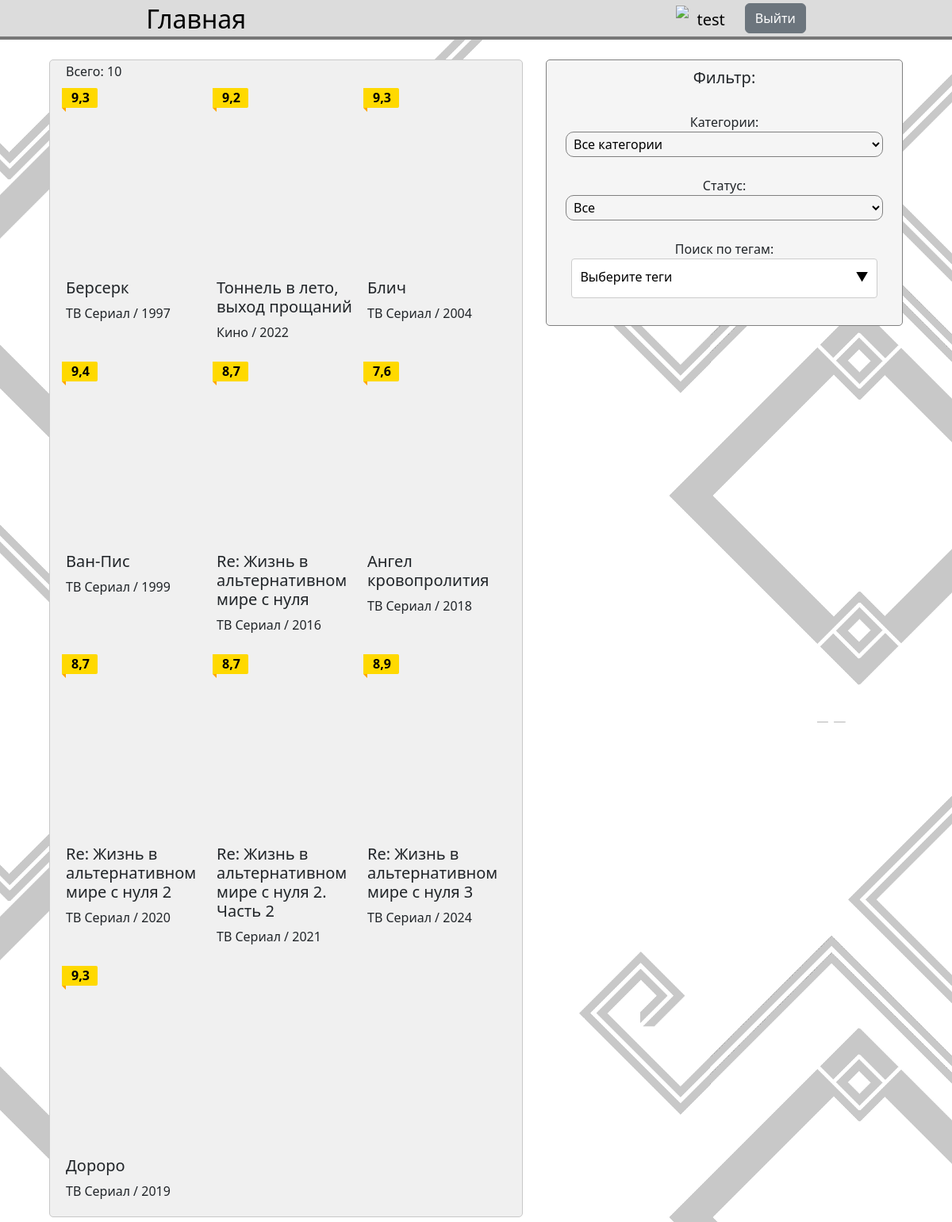
Page / (signed in) on the committed database.
### main/models.py (models this page shows)
class Product(models.Model):
    name = models.CharField('Название', max_length=100)
    eng_name = models.CharField('Английское название', max_length=100, null=True)
    description = models.TextField('Описание')
    season_info = models.TextField('Пересказ сезона:', null=True)
    category = models.ForeignKey(Category, on_delete=models.CASCADE, related_name='products')
    image = models.URLField('Изображение', blank=True, null=True)
    season = models.DateField('Когда вышел (сезон)')
    tags = models.ManyToManyField(Tags, related_name='products')
    rating = models.TextField('Рейтинг', max_length=3)
    age_rating = models.IntegerField('Возрастной рейтинг')
    product_manager = models.CharField('Студия выпуска', max_length=100, null=True)
    episods = models.TextField('Кол-во эпизодов', null=True)
    status = models.ForeignKey(Status, null=True, on_delete=models.SET_NULL, related_name='products')
    trailer = models.URLField('Трейлер', blank=True, null=True)
    links = models.ManyToManyField(Weblinks, related_name='links')
    main_characters = models.ManyToManyField('Characters', related_name='main_characters')
    characters = models.ManyToManyField('Characters', related_name='other_characters')
    def __str__(self):
        return self.name

class Category(models.Model):
    name = models.CharField('Название', max_length=100)
    def __str__(self):
        return self.name

### main/views.py (the view)
# urls.py: path('', views.main, name="main"),
def main(request):
    allProducts = Product.objects.all()
    Allstatus = []
    for element in allProducts:
        if element.status not in Allstatus:
            Allstatus.append(element.status)
    data = {
        'title' : 'Основная страница',
        'categories' : Category.objects.all().order_by('-name'),
        'products' : allProducts,
        'tags': Tags.objects.all().order_by('name'),
        'status': Allstatus,
    }
    return render(request, 'main/main.html', data)

### main/models.py (called while the page is built)
    def __str__(self):
        return self.name

### main/templates/main/main.html (shortened to what this page needs)
{% extends 'main/base.html' %}
{% block content %}
    <div class="container">
        <div class="filter">
            <form id="filter-form" method="GET" action="{% url 'filtered-items' %}" class="filter_form">
                <div class="filter_main">
                    <h5 for="category">Фильтр:</h5><br>
                    <label for="tags"> Категории:</label>
                    <select class="filter_category_filter" name="category" id="category">
                        <option value="" class="font16"> Все категории </option>
                    </select><br>
                    <label for="tags"> Статус:</label>
                    <select class="filter_category_filter" name="activeStatus" id="activeStatus">
                        <option value="" class="font16"> Все </option>
                    </select><br>
                    <label for="tags"> Поиск по тегам:</label>
                    <div class="custom-dropdown">
                        <button class="dropdown-toggle" type="button">
                            <span class="selected-tags">Выберите теги</span>
                            <span class="arrow">▼</span>
                        </button>
                    </div><br>
                </div>
            </form>
        </div>
        <div class="catalog">
            <div id="products_catalog" class="products_catalog">
                {% if products %}
                    <div class="nice_info">
                        <h class="nice_info_piece"> Всего: {{ products.count }} </h>
                    </div>
                    {% for element in products %}
                        <form action="
                                    {% if request.user.is_authenticated %}
                                        {% url 'card' product_name=element.name %}
                                    {% else %}
                                        /login/
                                    {% endif %}
                                    " method="POST">
                            <div class="prod_element" onclick="submitform(this)">
                                <div class="prod_element_pic_lock"><img src="{{ element.image }}" style="width: 100%"></div>
                                <h5 style="padding-top: 5px"> {{ element.name }} </h5>
                                <h8> {{ element.category }} / {{ element.season.year }}</h8>
                                <div class="prod_element_rating">
                                    <div class="prod_element_rating_block"> {{ element.rating }} </div>
                                    <div class="prod_element_rating_block_dop_main">
                                        <div class="prod_element_rating_block_dop"></div>
                                    </div>
                                </div>
                            </div>
                        </form>
                    {% endfor %}
                {% else %}
                    <p> Ничего не найдено </p>
                {% endif %}
            </div>
        </div>
    </div>
{% endblock %}

### main/templates/main/base.html (shortened to what this page needs)
{% load static %}
<!doctype html>
<html lang="en">
<head>
    <link href="https://cdnjs.cloudflare.com/ajax/libs/cropperjs/1.5.12/cropper.min.css" rel="stylesheet">
    <link rel="stylesheet" href="https://cdn.jsdelivr.net/npm/bootstrap@5.3.0/dist/css/bootstrap.min.css">
    <link rel="stylesheet" href="{% static './main/css.css' %}">
    <link rel="stylesheet" href="{% static './main/adaptive.css' %}">
</head>
<body id="products-list-container" class="body">
    <header class = "header">
        <a class="btn_logo" href="{% url 'main' %}"> Главная </a>
        {% if request.user.is_authenticated %}
            <div class="login_status_bar">
                <div style="display: flex;">
                    {% if request.user.profile.image != "avatars/null_avatar.png" %}
                        <img src={{ request.user.profile.image }} style="width: 35px; height: 35px; border-radius: 100px;">
                    {% else %}
                        <img src={{ request.user.profile.image.url }} style="width: 35px; height: 35px; border-radius: 100px;">
                    {% endif %}
                    <a href="{% url 'profile' %}" style="margin-bottom: 0; font-size: 20px; padding: 3px 10px 0 10px; color: black; text-decoration: none; text-align: center;"> {{ request.user.username }} </a>
                </div>
                <form action="{% url 'logout' %}" method="post" style="display:inline;">
                    <button type="submit" class="btn btn-secondary">Выйти</button>
                </form>
            </div>
        {% else %}
            <a class="login_button" href="{% url 'Login' %}">
                <img style="height: 50%" src="{% static "img/png-clipart-computer-icons-login-symbol-login-interface-miscellaneous-text.png" %}">
                <p style="margin-block-start: 0; margin-block-end: 0;"> Войти </p>
            </a>
        {% endif %}
    </header>
    {% block content %}
    {% endblock %}
</body>
</html>

### static/main/css.css (style rules this page uses)
html { overflow: auto; scrollbar-width: none; -ms-overflow-style: none; }
body { -ms-overflow-style: none; }
.font16 { font-size: 16px; font-weight: 400; }
body { background: url("../img/fon.png"); background-size: 100%; background-color: white; display: flex; flex-direction: column; align-items: center; width: 100%; }
.header { width: 100%; background-size: 0.5%; background-color: rgb(220, 220, 220); border-bottom: 4px solid rgb(120, 120, 120); height: 50px; display: flex; flex-direction: row; justify-content: space-around; align-items: center; }
.btn_logo { background: none; height: 100%; width: 200px; text-decoration: none; color: rgb(0, 0, 0); align-content: center; margin-right: 100px; font-size: 200%; }
.container { display: flex; flex-direction: row-reverse; column-gap: 20px; }
.catalog { margin: 25px 0; margin-right: auto; display: flex; flex-direction: column; justify-content: center; text-align: center; width: auto; border-radius: 5px; border: 1px solid rgb(200, 200, 200); background-color: rgb(240, 240, 240); }
.nice_info { position: absolute; background: none; margin-top: -28px; text-align: left; }
.nice_info_piece { border-radius: 5px; }
.filter { position: fixed; margin-top: 25px; display: flex; flex-direction: column; text-align: center; width: 450px; }
.filter_form { padding: 10px 10px ; background-color: whitesmoke; border: 1px solid grey; border-radius: 5px; }
.products_catalog { align-content: center; display: grid; grid-auto-flow: row; row-gap: 15px; column-gap: 15px; grid-template-columns: 175px 175px 175px 175px; padding: 30px 20px 20px 20px; row-gap: 20px; }
.prod_element { display: flex; flex-direction: column; text-align: left; background: none; width: 100%; height: 100%; cursor: pointer; }
.prod_element_rating { position: absolute; width: 45px; height: 25px; }
.prod_element_rating_block { margin-top: 5px; margin-left: -5px; width: 100%; height: 100%; background-color: rgb(255, 217, 0); color: black; padding-left: 12px; font-weight: 600; border-top-right-radius: 2px; border-bottom-right-radius: 2px; }
.prod_element_rating_block_dop { width: 10px; height: 10px; rotate: -45deg; margin-top: -7px; background-color: orange; }
.prod_element_rating_block_dop_main { width: 5px; height: 5px; margin-left: -5px; overflow: hidden; }
.prod_element_pic_lock { height: 240px; overflow: hidden; }
.filter_main { display: flex; flex-direction: column; align-items: center; }
.filter_category_filter { width: 400px; background: none; padding: 3px 5px; border: 1px solid grey; border-radius: 10px; }
.custom-dropdown { position: relative; width: 100%; padding: 0 5%; }
.dropdown-toggle { width: 100%; height: 50px; padding: 10px; background: #fff; border: 1px solid #ccc; border-radius: 4px; cursor: pointer; text-align: left; }
.dropdown-toggle::after { display: none; }
.arrow { float: right; }
.selected-tags { display: inline-block; max-width: 80%; white-space: nowrap; overflow: hidden; text-overflow: ellipsis; }
.login_status_bar { text-align: center; align-items: center; display: flex; column-gap: 15px; }

### static/main/adaptive.css (style rules this page uses)
@media screen and (max-width: 1400px) { .products_catalog { grid-template-columns: 175px 175px 175px; } }
@media screen and (max-width: 1400px) { .container { max-width: 1100px; } }

### rows in the picture
Product: name "Берсерк", category "ТВ Сериал", season.year "1997", rating "9,3"
Product: name "Тоннель в лето, выход прощаний", category "Кино", season.year "2022", rating "9,2"
Product: name "Блич", category "ТВ Сериал", season.year "2004", rating "9,3"
Product: name "Ван-Пис", category "ТВ Сериал", season.year "1999", rating "9,4"
Product: name "Re: Жизнь в альтернативном мире с нуля", category "ТВ Сериал", season.year "2016", rating "8,7"
Product: name "Ангел кровопролития", category "ТВ Сериал", season.year "2018", rating "7,6"
Product: name "Re: Жизнь в альтернативном мире с нуля 2", category "ТВ Сериал", season.year "2020", rating "8,7"
Product: name "Re: Жизнь в альтернативном мире с нуля 2. Часть 2", category "ТВ Сериал", season.year "2021", rating "8,7"
Product: name "Re: Жизнь в альтернативном мире с нуля 3", category "ТВ Сериал", season.year "2024", rating "8,9"
Product: name "Дороро", category "ТВ Сериал", season.year "2019", rating "9,3"

### other values in the picture
{{ request.user.username }} "test"
{{ products.count }} "10"
